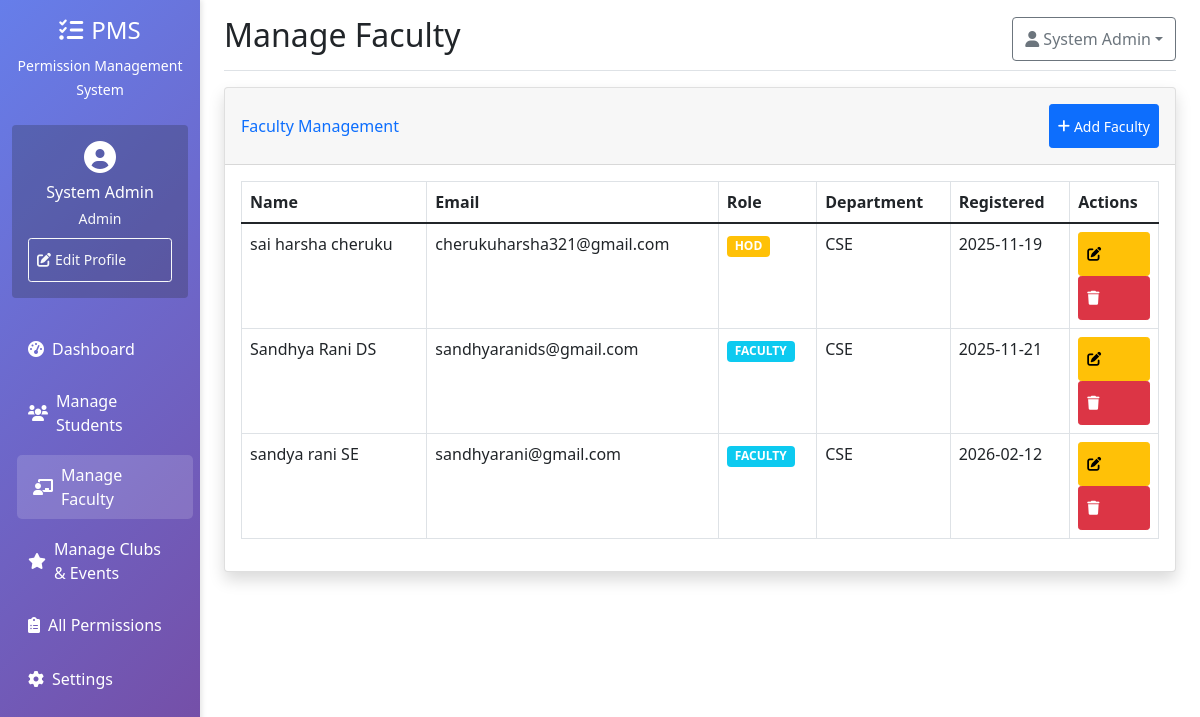
The page /admin/faculty (signed in) on the database its author committed.
### models.py (models this page shows, shortened)
class User(UserMixin, db.Model):
    id = db.Column(db.Integer, primary_key=True)
    roll_no = db.Column(db.String(20), unique=True, nullable=True)
    email = db.Column(db.String(120), unique=True, nullable=False)
    password_hash = db.Column(db.String(256))
    first_name = db.Column(db.String(50))
    last_name = db.Column(db.String(50))
    role = db.Column(db.String(20), nullable=False)  # admin, hod, faculty, student
    department = db.Column(db.String(100))
    section = db.Column(db.String(10))
    phone = db.Column(db.String(15))
    is_verified = db.Column(db.Boolean, default=False)
    otp = db.Column(db.String(6))
    otp_expiry = db.Column(db.DateTime)
    is_blocked = db.Column(db.Boolean, default=False)
    incharge_department = db.Column(db.String(50)) # e.g., 'CSE'
    incharge_section = db.Column(db.String(10))    # e.g., 'A'
    created_at = db.Column(db.DateTime, default=datetime.utcnow)
    permissions = db.relationship('Permission', backref='student_ref', lazy=True, foreign_keys='Permission.student_id')
    approved_permissions = db.relationship('Permission', backref='approver_ref', lazy=True, foreign_keys='Permission.approved_by')
    def is_admin(self):
        return self.role == 'admin'
    def get_full_name(self):
        return f"{self.first_name} {self.last_name}"

### app.py (the view)
@app.route('/admin/faculty')
@login_required
def manage_faculty():
    if not current_user.is_admin():
        flash('Access denied', 'danger')
        return redirect(url_for('index'))
    faculty = User.query.filter(User.role.in_(['faculty', 'hod'])).all()
    return render_template('admin/faculty.html', faculty=faculty)

### app.py (called while the page is built)
@login_manager.user_loader
def load_user(user_id):
    return User.query.get(int(user_id))

### templates/admin/faculty.html (shortened to what this page needs)
{% extends "base.html" %}
{% block page_title %}Manage Faculty{% endblock %}
{% block content %}
<div class="card shadow mb-4">
    <div class="card-header py-3 d-flex justify-content-between align-items-center">
        <h6 class="m-0 font-weight-bold text-primary">Faculty Management</h6>
        <button class="btn btn-primary btn-sm" data-bs-toggle="modal" data-bs-target="#addFacultyModal">
            <i class="fas fa-plus me-1"></i>Add Faculty
        </button>
    </div>
    <div class="card-body">
        <div class="table-responsive">
            <table class="table table-bordered" width="100%" cellspacing="0">
                <thead>
                    <tr>
                        <th>Name</th>
                        <th>Email</th>
                        <th>Role</th>
                        <th>Department</th>
                        <th>Registered</th>
                        <th>Actions</th>
                    </tr>
                </thead>
                <tbody>
                    {% for faculty_member in faculty %}
                    <tr>
                        <td>{{ faculty_member.get_full_name() }}</td>
                        <td>{{ faculty_member.email }}</td>
                        <td>
                            <span
                                class="badge {% if faculty_member.role == 'hod' %}bg-warning{% else %}bg-info{% endif %}">
                                {{ faculty_member.role|upper }}
                            </span>
                        </td>
                        <td>{{ faculty_member.department }}</td>
                        <td>{{ faculty_member.created_at.strftime('%Y-%m-%d') }}</td>
                        <td>
                            <a href="{{ url_for('edit_faculty', faculty_id=faculty_member.id) }}"
                                class="btn btn-warning btn-sm">
                                <i class="fas fa-edit"></i>
                            </a>
                            <a href="{{ url_for('delete_faculty', faculty_id=faculty_member.id) }}"
                                class="btn btn-danger btn-sm"
                                onclick="return confirm('Are you sure you want to delete this faculty?')">
                                <i class="fas fa-trash"></i>
                            </a>
                        </td>
                    </tr>
                    {% endfor %}
                </tbody>
            </table>
        </div>
    </div>
</div>
{% endblock %}

### templates/base.html (shortened to what this page needs)
<!DOCTYPE html>
<html lang="en">
<head>
    <link href="https://cdn.jsdelivr.net/npm/bootstrap@5.1.3/dist/css/bootstrap.min.css" rel="stylesheet">
    <link href="https://cdnjs.cloudflare.com/ajax/libs/font-awesome/6.0.0/css/all.min.css" rel="stylesheet">
    <link href="{{ url_for('static', filename='css/style.css') }}" rel="stylesheet">
</head>
<body>
    {% if current_user.is_authenticated %}
    <div class="container-fluid">
        <div class="row">
            <nav class="col-md-3 col-lg-2 d-md-block sidebar collapse" id="sidebar">
                <div class="position-sticky pt-3">
                    <div class="text-center text-white mb-4 d-none d-md-block">
                        <h4><i class="fas fa-tasks me-2"></i>PMS</h4>
                        <small>Permission Management System</small>
                    </div>
                    <div class="text-center text-white mb-4 p-3 bg-dark bg-opacity-25 rounded">
                        <div class="mb-2">
                            <i class="fas fa-user-circle fa-2x"></i>
                        </div>
                        <h6 class="mb-1">{{ current_user.get_full_name() }}</h6>
                        <small class="text-light">{{ current_user.role|title }}</small>
                        <div class="mt-2">
                            <a href="{{ url_for('edit_profile') }}" class="btn btn-outline-light btn-sm">
                                <i class="fas fa-edit me-1"></i>Edit Profile
                            </a>
                        </div>
                    </div>
                    <ul class="nav flex-column">
                        {% if current_user.is_admin() %}
                        <li class="nav-item">
                            <a class="nav-link {% if request.endpoint == 'admin_dashboard' %}active{% endif %}"
                                href="{{ url_for('admin_dashboard') }}">
                                <i class="fas fa-tachometer-alt me-2"></i>Dashboard
                            </a>
                        </li>
                        <li class="nav-item">
                            <a class="nav-link {% if request.endpoint == 'manage_students' %}active{% endif %}"
                                href="{{ url_for('manage_students') }}">
                                <i class="fas fa-users me-2"></i>Manage Students
                            </a>
                        </li>
                        <li class="nav-item">
                            <a class="nav-link {% if request.endpoint == 'manage_faculty' %}active{% endif %}"
                                href="{{ url_for('manage_faculty') }}">
                                <i class="fas fa-chalkboard-teacher me-2"></i>Manage Faculty
                            </a>
                        </li>
                        <li class="nav-item">
                            <a class="nav-link {% if request.endpoint == 'manage_clubs' %}active{% endif %}"
                                href="{{ url_for('manage_clubs') }}">
                                <i class="fas fa-star me-2"></i>Manage Clubs & Events
                            </a>
                        </li>
                        <li class="nav-item">
                            <a class="nav-link {% if request.endpoint == 'admin_permissions' %}active{% endif %}"
                                href="{{ url_for('admin_permissions') }}">
                                <i class="fas fa-clipboard-list me-2"></i>All Permissions
                            </a>
                        </li>
                        <li class="nav-item">
                            <a class="nav-link {% if request.endpoint == 'admin_settings' %}active{% endif %}"
                                href="{{ url_for('admin_settings') }}">
                                <i class="fas fa-cog me-2"></i>Settings
                            </a>
                        </li>
                        {% endif %}
                    </ul>
                </div>
            </nav>
            <main class="col-md-9 ms-sm-auto col-lg-10 px-md-4">
                <div
                    class="d-none d-md-flex justify-content-between flex-wrap flex-md-nowrap align-items-center pt-3 pb-2 mb-3 border-bottom">
                    <h1 class="h2">{% block page_title %}Dashboard{% endblock %}</h1>
                    <div class="btn-toolbar mb-2 mb-md-0">
                        <div class="dropdown">
                            <button class="btn btn-outline-secondary dropdown-toggle" type="button" id="userDropdown"
                                data-bs-toggle="dropdown">
                                <i class="fas fa-user me-1"></i>{{ current_user.get_full_name() }}
                            </button>
                        </div>
                    </div>
                </div>
                {% block content %}{% endblock %}
            </main>
        </div>
    </div>
    {% else %}
    {% block auth_content %}{% endblock %}
    {% endif %}
</body>
</html>

### static/css/style.css (style rules this page uses)
.sidebar { box-shadow: 2px 0 5px rgba(0,0,0,0.1); }
.btn, .nav-link { min-height: 44px; display: flex; align-items: center; }

### templates/base.html (style rules this page uses)
.sidebar { min-height: 100vh; background: linear-gradient(135deg, #667eea 0%, #764ba2 100%); transition: all 0.3s; }
.sidebar .nav-link { color: #fff; margin: 5px 0; border-radius: 5px; transition: all 0.3s; }
.sidebar .nav-link:hover, .sidebar .nav-link.active { background: rgba(255, 255, 255, 0.15); transform: translateX(5px); }

### rows shown on the page
User: get_full_name "System Admin", role "Admin"
User: get_full_name "sai harsha cheruku", email "cherukuharsha321@gmail.com", role "HOD", department "CSE", created_at "2025-11-19"
User: get_full_name "Sandhya Rani DS", email "sandhyaranids@gmail.com", role "FACULTY", department "CSE", created_at "2025-11-21"
User: get_full_name "sandya rani SE", email "sandhyarani@gmail.com", role "FACULTY", department "CSE", created_at "2026-02-12"
